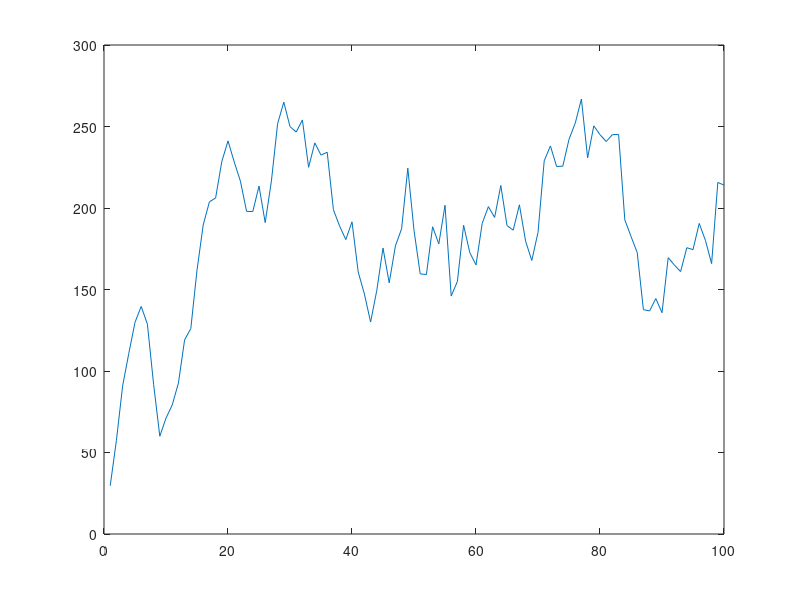

Recreate this plot in MATLAB.
% Experiment with sochastic simulations in which rates vary in time
%% initialization

clear
close all

addpath(genpath('../utilities'));

%% set simulation parameters
w = 7; % number time steps to elongate gene
alpha = 1.4; % MS2 rise time
K = 2;
r_emission = [0 1]; % loading rate for each 
noise = 10; % noise level in gluoprescece
%noise = 0; % noise level in gluoprescece
pi0 =[1/3 1/3 1/3]; % initaial state PDF
seq_length = 100;
deltaT = 20; % time resolution
z_flag = 0;
granularity = 1;
t_MS2 = 20;
t_process = deltaT*seq_length; % length of simulation in seconds
% arrival_rate = r_emission(2)./f_per_mRNA;

t_ref = 0:granularity:t_process; % assuming that jump lengths are much shorter than obs time

r_ref = 1*ones(size(t_ref));
k_on_ref = 2/60*ones(size(t_ref));
k_off_ref = 1/60*ones(size(t_ref));

%k_on_1 = 1;
%k_on_2 = 1;
%k_off_1 = 2;
%k_off_2 = 2;
%r_1 = 1;
%r_2 = 2; 
%t_shift = 1000;
%shift_width = 2000;

%shift_start = t_shift - .5*shift_width;
% shift_stop = t_shift + .5*shift_width;
% if shift_start < 0 || shift_stop > t_process
%     error('incompatible shift width and midpoint parameters')
% end
% n_prior = sum(t_ref<shift_start);
% n_shift = sum(t_ref>=shift_start&t_ref<shift_stop);
% n_post = sum(t_ref>=shift_stop);
% k_on_ref = [repelem(k_on_1, n_prior)...
%             linspace(k_on_1,k_on_2,n_shift) repelem(k_on_2, n_post)];
% k_off_ref = [repelem(k_off_1,n_prior) ...
%             linspace(k_off_1,k_off_2,n_shift) repelem(k_off_2,n_post)];
% r_ref = [repelem(r_1,n_prior) ...
%             linspace(r_1,r_2,n_shift) repelem(r_2,n_post)];


%%% Make Initiation rate Array
r_array = [zeros(length(r_ref),1) r_ref' 2*r_ref'];
%%% Make Rate Array (3D rate matrix)
R_array = zeros(3,3,length(t_ref));
% from 0
R_array(1,1,:) = -2*k_on_ref;
R_array(2,1,:) = 2*k_on_ref;
R_array(3,1,:) = zeros(1,length(t_ref));
% from 1
R_array(1,2,:) = k_off_ref;
R_array(2,2,:) = -(k_on_ref+k_off_ref);
R_array(3,2,:) = k_on_ref;
% from 3
R_array(1,3,:) = zeros(1,length(t_ref));
R_array(2,3,:) = 2*k_off_ref;
R_array(3,3,:) = -2*k_off_ref;

%% Simulations
jump_times = [0];
promoter_states = [randsample(1:3,1,true,pi0)];
obs_time_grid = deltaT:deltaT:t_process;
state_vec = 1:3;
for ts = 1:length(t_ref)
    T = t_ref(ts);
    t_step = 0; % process time within discrete step
    R = R_array(:,:,ts); % extract rate matrix for time step    
    cs = promoter_states(end); % get current state
    options = state_vec(state_vec~=cs);
    while t_step < granularity
        tau = -1/R(cs,cs);
        dt = exprnd(tau); % select jump time
        t_step = t_step + dt;
        options = state_vec(state_vec~=cs);        
        % if jump time is within discrete window, record
        if t_step < granularity 
            jump_times = [jump_times T + t_step];
            cs = randsample(options,1,true,R(options(:),cs)');
            promoter_states = [promoter_states cs];            
        end
    end
end



%%% Generate trace from promoter trajectory
fluo_grid = zeros(1,length(obs_time_grid));
fluo_grid_MS2 = zeros(1,length(obs_time_grid));
for window = 1:length(fluo_grid)
    t_end = obs_time_grid(window);  
    t_start = max(0,t_end - w*deltaT);
    s_ind = find(jump_times<=t_start,1,'last'); % index of first relevant promoter state
    if isempty(s_ind)
        error('wtf')
    end
    e_ind = find(jump_times<t_end,1,'last'); % last relevant state
    times = jump_times(s_ind:e_ind);
    times(1) = t_start;
    times = [times t_end];
    states = promoter_states(s_ind:e_ind);
    F = 0;
    F_alpha = 0;
    for t = 1:(length(times)-1)
        r_mean = mean(r_array(t_ref>=times(t)&t_ref<times(t+1),states(t)));
        if isnan(r_mean)
            r_mean = r_array(find(t_ref>=times(t),1));
        end
        t1 = t_end - times(t);
        t2 = t_end - times(t+1);
        ta1 = min(t1,t_MS2);
        ta2 = min(t2,t_MS2);
        F = F + r_mean*(t1 - t2);
        F_alpha = F_alpha + r_mean*(ta1-ta2)*(ta1+ta2)/t_MS2*.5 + ...
            ((t1 - t2)-(ta1-ta2))*r_mean;
        if isnan(F)
            error('afsa')
        end
    end    
    fluo_grid(window) = F;    
    fluo_grid_MS2(window) = F_alpha;
end
noise_vec = normrnd(0,noise,1,length(fluo_grid));
off_ind = fluo_grid==0;
fluo_grid_noise = fluo_grid + noise_vec;
fluo_grid_noise(fluo_grid_noise<0) = 0;
if z_flag % imitate zero tails in real data
    fluo_grid_noise(off_ind) = 0;
end
fluo_grid_MS2_noise = fluo_grid_MS2 + noise_vec;
fluo_grid_MS2_noise(fluo_grid_MS2_noise<0) = 0;
if z_flag % imitate zero tails in real data
    fluo_grid_MS2_noise(off_ind) = 0;
end
% record params
temp_gillespie.fluo_no_noise = fluo_grid;
temp_gillespie.fluo = fluo_grid_noise;
temp_gillespie.fluo_MS2_no_noise = fluo_grid_MS2;
temp_gillespie.fluo_MS2 = fluo_grid_MS2_noise;
temp_gillespie.naive_states = promoter_states;
temp_gillespie.jump_times = jump_times;
temp_gillespie.t_ref = t_ref;
temp_gillespie.k_on_ref = k_on_ref;
temp_gillespie.k_off_ref = k_off_ref;
temp_gillespie.r_ref = r_ref;

%% plot results
fig = figure;
plot(temp_gillespie.fluo_MS2)

%fig = figure;
%plot(k_on_ref)
%hold on
%plot(k_off_ref)
%plot(r_ref)